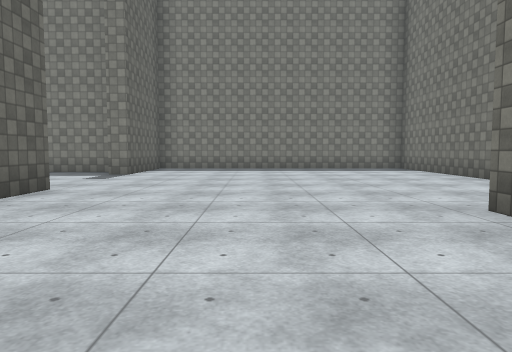
[1] (above)

13 first-person views from a walk through a Unity game level. The camera is 1.2 m above the floor, tilts 4° down and sees 70° across. Doors are open. The floor is counted in squares, 2 m on a side. Each view is taken from the middle of a square. On the plan, view 1 faces up. The plan holds only what a view shows up to about 10 squares ahead; the rest is blank. The place goes on beyond the plan. The player is left out. Surface patterns are stand-ins for the level's own textures.

[2]
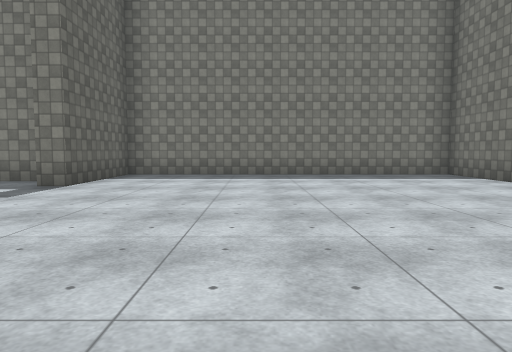

[3]
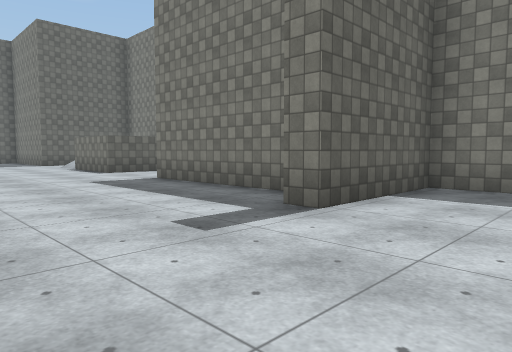

[4]
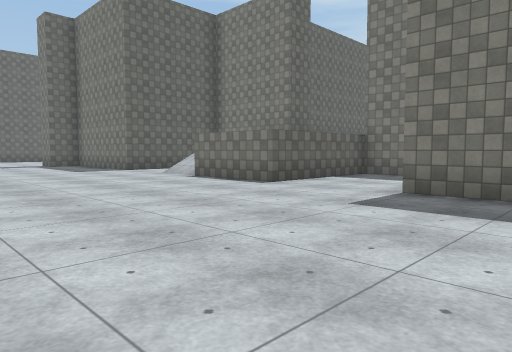

[5]
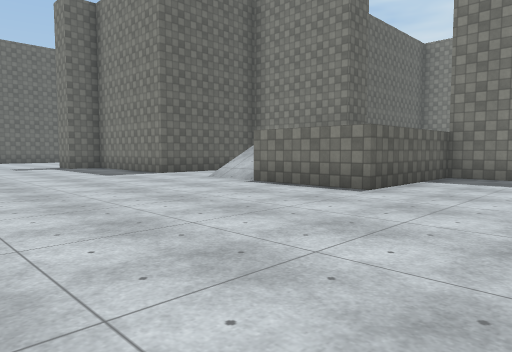

[6]
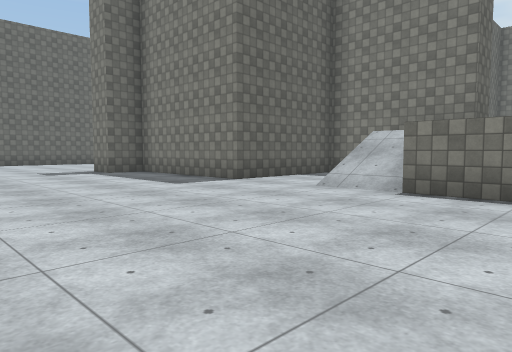

[7]
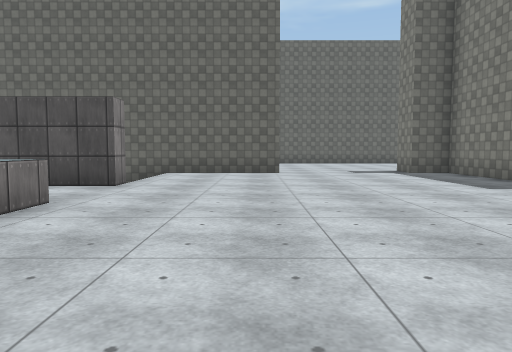

[8]
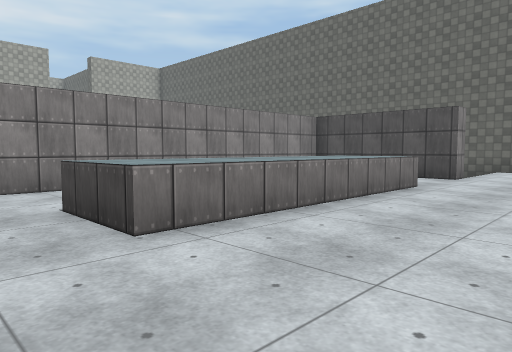

[9]
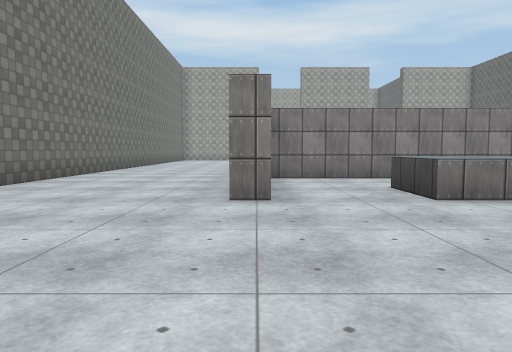

[10]
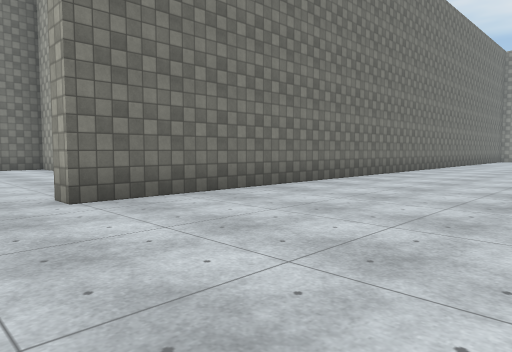

[11]
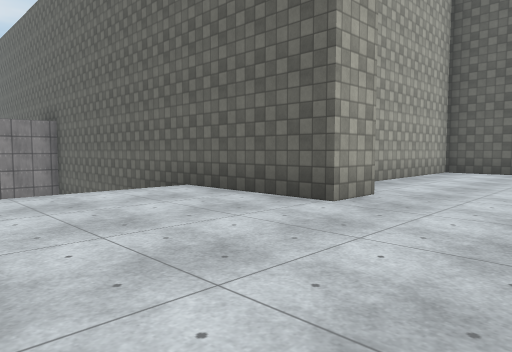

[12]
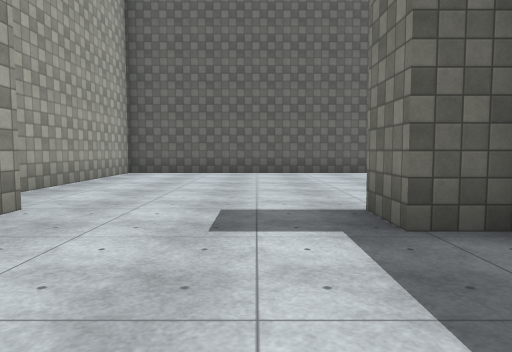

[13]
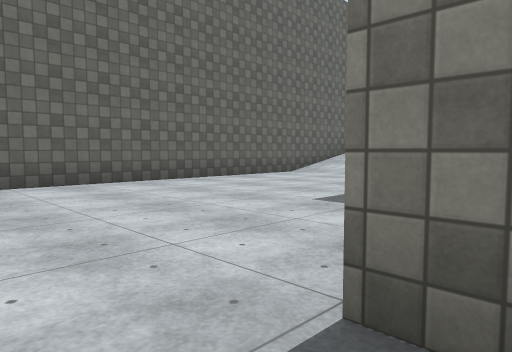

### Floor plan
Key: @ floor where view 1 was taken; # wall or solid block; . main floor; : floor 2 m higher than the main floor; / step, stairs or slope; ^ raised ledge.
Columns run from 28 left of view 1 to 5 right of it. Each row starts with its distance up from view 1.
 14 #...       #####  #
 13 #....      #.    :..
 12 #.....     #../  :..     #########
 11 #.....     #..// :..     #.......#
 10 #......#####..//.#..######.......#
  9 #................................#
  8 #................................#
  7 #................................
  6 #................................
  5 #......#.................#......
  4 ########.................#......
  3        #.................#.....#
  2        #   #.^^^^^^.#....#.....
  1        #   #  ^^^^.. ....# ...
  0        #   #     ... ....#  @
 -1        #   ##########....#
 -2        #             ....#
 -3                      ....#
 -4                       ..

Where each view was taken, in squares from view 1:
view 1: 0 up, 0 right, facing up
view 2: 3 up, 0 right, facing up
view 3: 6 up, 1 left, facing up-left
view 4: 5 up, 6 left, facing up-left
view 5: 5 up, 8 left, facing up-left
view 6: 5 up, 11 left, facing up-left
view 7: 5 up, 11 left, facing left
view 8: 5 up, 9 left, facing down-left
view 9: 7 up, 8 left, facing down
view 10: 7 up, 8 left, facing down-right
view 11: 8 up, 17 left, facing down-left
view 12: 8 up, 18 left, facing left
view 13: 8 up, 21 left, facing up-left
